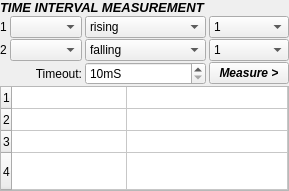
                            <widget class="QFrame" name="frame_7">
                                <property name="geometry">
                                    <rect>
                                        <x>10</x>
                                        <y>310</y>
                                        <width>281</width>
                                        <height>191</height>
                                    </rect>
                                </property>
                                <property name="frameShape">
                                    <enum>QFrame::NoFrame</enum>
                                </property>
                                <property name="frameShadow">
                                    <enum>QFrame::Raised</enum>
                                </property>
                                <property name="class" stdset="0">
                                    <string>PeripheralCollectionInner</string>
                                </property>
                                <layout class="QGridLayout" name="gridLayout_4">
                                    <property name="horizontalSpacing">
                                        <number>3</number>
                                    </property>
                                    <property name="verticalSpacing">
                                        <number>1</number>
                                    </property>
                                    <property name="margin">
                                        <number>0</number>
                                    </property>
                                    <item row="4" column="2">
                                        <widget class="QSpinBox" name="timeoutBox">
                                            <property name="suffix">
                                                <string>mS</string>
                                            </property>
                                            <property name="minimum">
                                                <number>10</number>
                                            </property>
                                            <property name="maximum">
                                                <number>10000</number>
                                            </property>
                                        </widget>
                                    </item>
                                    <item row="4" column="3">
                                        <widget class="QPushButton" name="pushButton_6">
                                            <property name="font">
                                                <font>
                                                    <weight>75</weight>
                                                    <italic>true</italic>
                                                    <bold>true</bold>
                                                </font>
                                            </property>
                                            <property name="text">
                                                <string>Measure &gt;</string>
                                            </property>
                                        </widget>
                                    </item>
                                    <item row="4" column="0" colspan="2">
                                        <widget class="QLabel" name="label">
                                            <property name="text">
                                                <string>Timeout:</string>
                                            </property>
                                            <property name="alignment">
                                                <set>Qt::AlignRight|Qt::AlignTrailing|Qt::AlignVCenter</set>
                                            </property>
                                        </widget>
                                    </item>
                                    <item row="3" column="2">
                                        <widget class="QComboBox" name="edge2edge">
                                            <property name="currentIndex">
                                                <number>1</number>
                                            </property>
                                            <item>
                                                <property name="text">
                                                    <string>rising</string>
                                                </property>
                                            </item>
                                            <item>
                                                <property name="text">
                                                    <string>falling</string>
                                                </property>
                                            </item>
                                            <item>
                                                <property name="text">
                                                    <string>four rising edges</string>
                                                </property>
                                            </item>
                                        </widget>
                                    </item>
                                    <item row="0" column="0" colspan="4">
                                        <widget class="QLabel" name="label_56">
                                            <property name="sizePolicy">
                                                <sizepolicy hsizetype="Preferred" vsizetype="Maximum">
                                                    <horstretch>0</horstretch>
                                                    <verstretch>0</verstretch>
                                                </sizepolicy>
                                            </property>
                                            <property name="font">
                                                <font>
                                                    <pointsize>10</pointsize>
                                                    <weight>75</weight>
                                                    <italic>true</italic>
                                                    <bold>true</bold>
                                                </font>
                                            </property>
                                            <property name="text">
                                                <string>TIME INTERVAL MEASUREMENT</string>
                                            </property>
                                        </widget>
                                    </item>
                                    <item row="2" column="0">
                                        <widget class="QLabel" name="label_16">
                                            <property name="text">
                                                <string>1</string>
                                            </property>
                                        </widget>
                                    </item>
                                    <item row="2" column="2">
                                        <widget class="QComboBox" name="edge1edge">
                                            <item>
                                                <property name="text">
                                                    <string>rising</string>
                                                </property>
                                            </item>
                                            <item>
                                                <property name="text">
                                                    <string>falling</string>
                                                </property>
                                            </item>
                                            <item>
                                                <property name="text">
                                                    <string>four rising edges</string>
                                                </property>
                                            </item>
                                        </widget>
                                    </item>
                                    <item row="3" column="1">
                                        <widget class="QComboBox" name="edge2chan"/>
                                    </item>
                                    <item row="3" column="0">
                                        <widget class="QLabel" name="label_17">
                                            <property name="text">
                                                <string>2</string>
                                            </property>
                                        </widget>
                                    </item>
                                    <item row="2" column="1">
                                        <widget class="QComboBox" name="edge1chan"/>
                                    </item>
                                    <item row="2" column="3">
                                        <widget class="QComboBox" name="edge1Count">
                                            <property name="currentIndex">
                                                <number>0</number>
                                            </property>
                                            <item>
                                                <property name="text">
                                                    <string>1</string>
                                                </property>
                                            </item>
                                            <item>
                                                <property name="text">
                                                    <string>2</string>
                                                </property>
                                            </item>
                                            <item>
                                                <property name="text">
                                                    <string>3</string>
                                                </property>
                                            </item>
                                            <item>
                                                <property name="text">
                                                    <string>4</string>
                                                </property>
                                            </item>
                                        </widget>
                                    </item>
                                    <item row="3" column="3">
                                        <widget class="QComboBox" name="edge2Count">
                                            <item>
                                                <property name="text">
                                                    <string>1</string>
                                                </property>
                                            </item>
                                            <item>
                                                <property name="text">
                                                    <string>2</string>
                                                </property>
                                            </item>
                                            <item>
                                                <property name="text">
                                                    <string>3</string>
                                                </property>
                                            </item>
                                            <item>
                                                <property name="text">
                                                    <string>4</string>
                                                </property>
                                            </item>
                                        </widget>
                                    </item>
                                    <item row="10" column="0" colspan="4">
                                        <widget class="QTableWidget" name="timingResults">
                                            <property name="verticalScrollBarPolicy">
                                                <enum>Qt::ScrollBarAlwaysOff</enum>
                                            </property>
                                            <property name="showGrid">
                                                <bool>true</bool>
                                            </property>
                                            <property name="cornerButtonEnabled">
                                                <bool>true</bool>
                                            </property>
                                            <property name="rowCount">
                                                <number>4</number>
                                            </property>
                                            <property name="columnCount">
                                                <number>2</number>
                                            </property>
                                            <attribute name="horizontalHeaderVisible">
                                                <bool>false</bool>
                                            </attribute>
                                            <attribute name="horizontalHeaderDefaultSectionSize">
                                                <number>115</number>
                                            </attribute>
                                            <attribute name="horizontalHeaderMinimumSectionSize">
                                                <number>60</number>
                                            </attribute>
                                            <attribute name="horizontalHeaderStretchLastSection">
                                                <bool>true</bool>
                                            </attribute>
                                            <attribute name="verticalHeaderDefaultSectionSize">
                                                <number>22</number>
                                            </attribute>
                                            <attribute name="verticalHeaderMinimumSectionSize">
                                                <number>20</number>
                                            </attribute>
                                            <attribute name="verticalHeaderStretchLastSection">
                                                <bool>true</bool>
                                            </attribute>
                                            <row/>
                                            <row/>
                                            <row/>
                                            <row/>
                                            <column/>
                                            <column/>
                                        </widget>
                                    </item>
                                </layout>
                            </widget>
